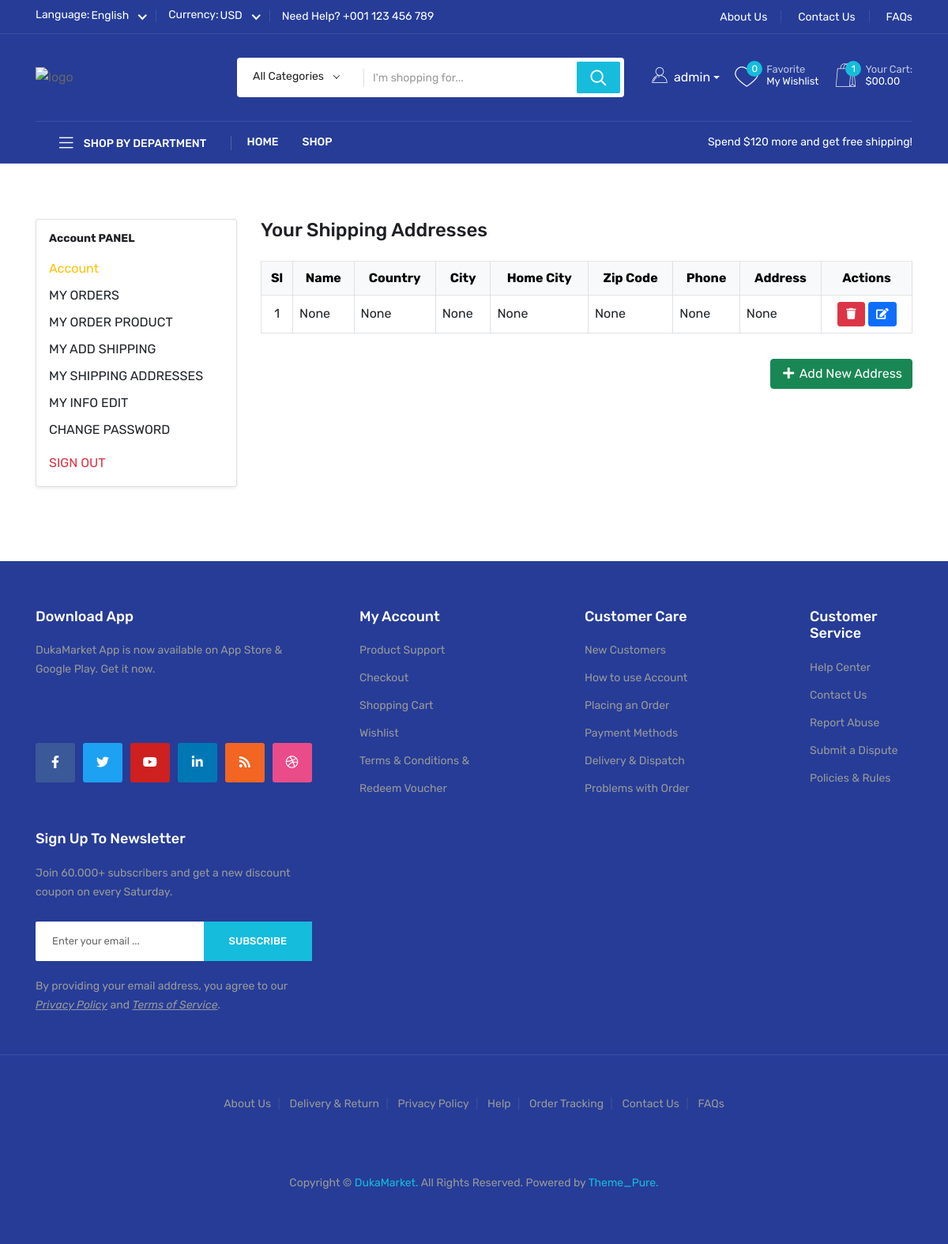
Page /account/address-list/ (signed in) on the earlier database version.
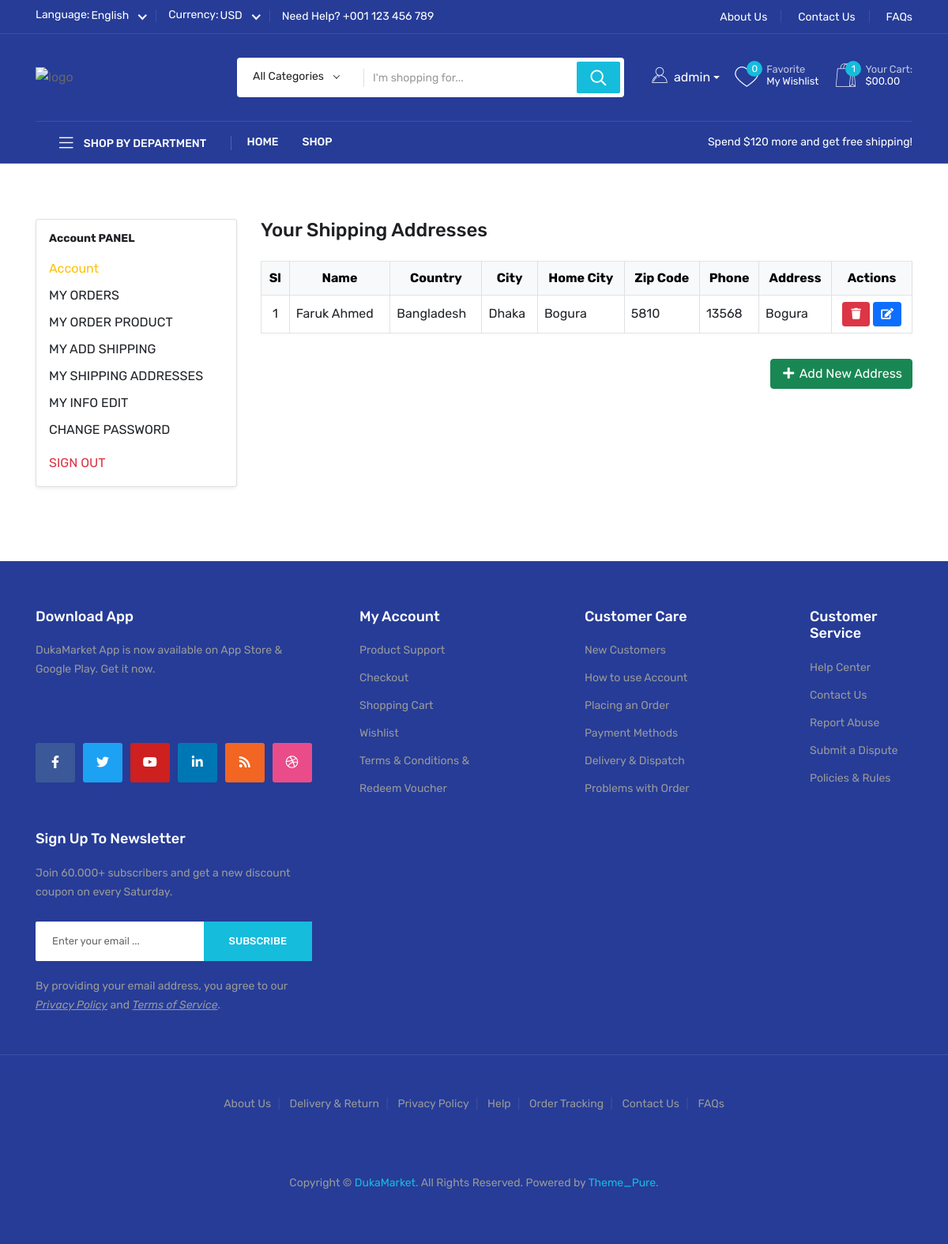
Same page on the later database version.
### account/models.py (models this page shows, shortened)
class Shipping(models.Model):
    user = models.ForeignKey(
        User,
        on_delete=models.CASCADE,
        related_name='shipping'
    )
    name = models.CharField(max_length=150, blank=True, null=True)
    country = models.CharField(max_length=150, blank=True, null=True)
    city = models.CharField(max_length=150, blank=True, null=True)
    home_city = models.CharField(max_length=150, blank=True, null=True)
    zip_code = models.CharField(max_length=15, blank=True, null=True)
    phone = models.CharField(max_length=16, blank=True, null=True)
    address = models.TextField(max_length=500, blank=True, null=True)
    created_at = models.DateTimeField(auto_now_add=True)
    updated_at = models.DateTimeField(auto_now=True)
    class Meta:
        ordering = ['id']
        verbose_name_plural = "02. Shipping"

### account/views.py (the view)
# urls.py: path('address-list/', ShippingAddressListView.as_view(), name='address-list'),
@method_decorator(never_cache, name='dispatch')
class ShippingAddressListView(LoginRequiredMixin, generic.View):
    def get(self, request):
        addresses = Shipping.objects.filter(user=request.user)
        return render(request, 'account/address-list.html', {'addresses': addresses})

### account/mixing.py (called while the page is built)
    def dispatch(self, request, *args, **kwargs):
        if not request.user.is_authenticated:
            return redirect(self.login_url)
        return super().dispatch(request, *args, **kwargs)

### store/context_processors.py (called while the page is built)
def store_context(request):
    categories = Category.objects.filter(parent=None, status='active').prefetch_related(
        'children',
        'children__children'
    )
    cat_ids = Product.objects.values_list('category__id', flat=True).distinct()
    cats = Category.objects.filter(id__in=cat_ids, status='active')
    cates = cats.filter(is_featured=True)[:3]
    brand_ids = Product.objects.values_list('brand__id', flat=True).distinct()
    brands = Brand.objects.filter(id__in=brand_ids, status='active', is_featured=True)
    max_price = Product.objects.aggregate(Max('sale_price'))['sale_price__max']
    min_price = Product.objects.aggregate(Min('sale_price'))['sale_price__min']
    return {
        'categories': categories,
        'cats': cats,
        'cates': cates,
        'brands': brands,
        'max_price': max_price,
        'min_price': min_price
    }

### templates/account/address-list.html (shortened to what this page needs)
{% extends 'base.html' %}
{% load static %}
{% block main_content %}
<main>
    <div class="account-area mt-70 mb-70">
        <div class="container">
            <div class="row">
                <div class="col-3 mb-4">
                    {% include "account/sidebar.html" %}
                </div>
                <div class="col-9">
                    <h3 class="mb-4">Your Shipping Addresses</h3>
                    <div class="table-responsive">
                        <table class="table table-bordered table-hover align-middle">
                            <thead class="table-light text-center">
                                <tr>
                                    <th>Sl</th>
                                    <th>Name</th>
                                    <th>Country</th>
                                    <th>City</th>
                                    <th>Home City</th>
                                    <th>Zip Code</th>
                                    <th>Phone</th>
                                    <th>Address</th>
                                    <th>Actions</th>
                                </tr>
                            </thead>
                            <tbody>
                                {% if addresses %}
                                    {% for address in addresses %}
                                    <tr>
                                        <td class="text-center">{{ forloop.counter }}</td>
                                        <td>{{ address.name }}</td>
                                        <td>{{ address.country }}</td>
                                        <td>{{ address.city }}</td>
                                        <td>{{ address.home_city }}</td>
                                        <td>{{ address.zip_code }}</td>
                                        <td>{{ address.phone }}</td>
                                        <td>{{ address.address }}</td>
                                        <td class="text-center">
                                            <div class="d-flex justify-content-center gap-1">
                                                <form method="post" action="{% url 'address-delete' address.id %}">
                                                    <button type="submit" class="btn btn-danger btn-sm"
                                                        onclick="return confirm('Are you sure you want to delete this address?')">
                                                        <i class="fas fa-trash"></i>
                                                    </button>
                                                </form>
                                                <form method="get" action="{% url 'address-edit' address.id %}">
                                                    <button type="submit" class="btn btn-primary btn-sm">
                                                        <i class="fas fa-edit"></i>
                                                    </button>
                                                </form>
                                            </div>
                                        </td>
                                    </tr>
                                    {% endfor %}
                                {% else %}
                                    <tr>
                                        <td colspan="9" class="text-center text-muted py-4">
                                            <i class="fas fa-info-circle"></i> No addresses found.
                                        </td>
                                    </tr>
                                {% endif %}
                            </tbody>
                        </table>
                    </div>
                    <div class="text-end mt-3">
                        <a href="{% url 'shipping-address' %}" class="btn btn-success">
                            <i class="fas fa-plus"></i> Add New Address
                        </a>
                    </div>
                </div>
            </div>
        </div>
    </div>
</main>
{% endblock main_content %}

Differences in the rows shown:
removed Shipping: name "None", country "None", city "None", home_city "None", zip_code "None", phone "None", address "None"
added Shipping: name "Faruk Ahmed", country "Bangladesh", city "Dhaka", home_city "Bogura", zip_code "5810", phone "13568", address "Bogura"
